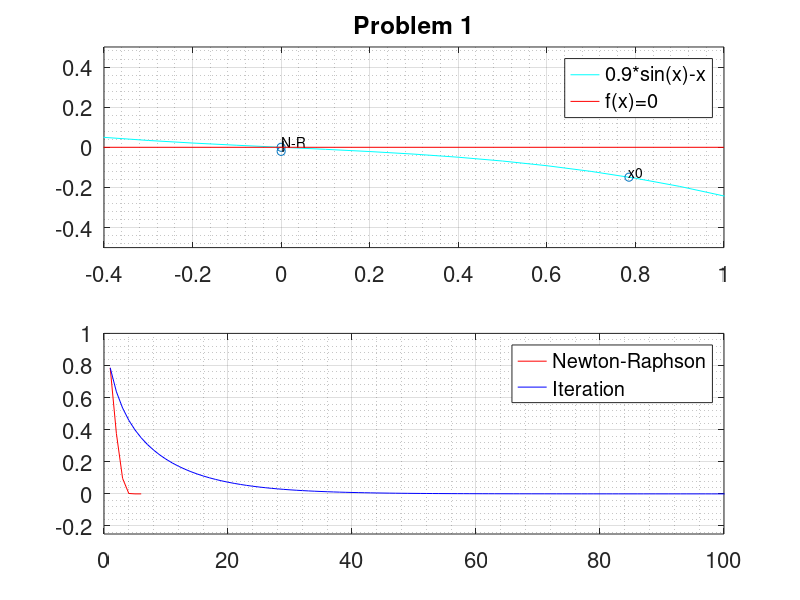
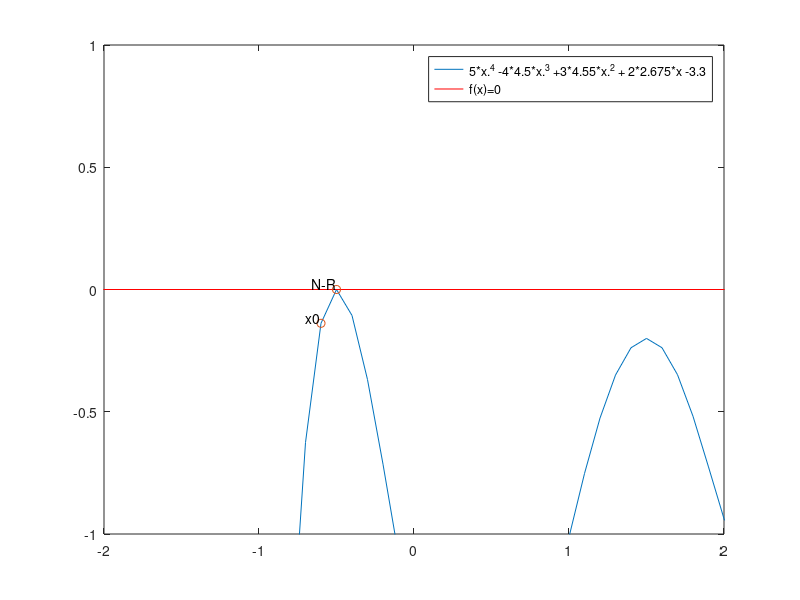

Here is the MATLAB script that generated these plots, in order: (Note: this script raises an error after producing the figures.)
 clc
 clear
 
 % Diary
 dfile ='MATLAB_Output_OM.txt';
 if exist(dfile, 'file') ; delete(dfile); end
 diary(dfile)
 diary on
 diary MATLAB_Output_OM.txt
 
 %Introduction
 fprintf('--------------------------------------------------------------\n');
 fprintf('Oscar Martinez \t Homework 5: Problems 1-3 \t STA 5106\n');
 fprintf('--------------------------------------------------------------\n');
 
 %-----Problem 1:-----
 fprintf('-----------Problem 1----------\n');
 
 %Part i
 fprintf('---Part (i): Simple Iterations---\n');
 
 %Define the function inline
 f = inline('0.9*sin(x)-x', 'x');
 
 x0 = pi/4;
 
 xa(1) = x0;
 gxa = f(xa(1))+xa(1);
 i = 1;
 while (abs(xa(i) - gxa) > 1e-6)
 gxa = xa(i);
 xa(i+1) = f(xa(i)) + xa(i);
 i = i+1;
 end
 %xa(i)
 i
 
 
 %Part ii
 fprintf('---Part (ii): Newton-Raphson---\n');
 
 % define the function
 h = inline('0.9*sin(x)-x', 'x');
 x0 = pi/4;
 dh = inline('0.9*cos(x)-1', 'x');
 
 %The N-R algorithm
 clear x;
 x0 = pi/4;
 x(1) = x0;
 gx = x(1)-h(x(1))/dh(x(1));
 i = 1;
 while (abs(x(i) - gx) > 1e-6)
 gx = x(i);
 x(i+1) = x(i) - h(x(i))/dh(x(i));
 i = i+1;
 end
 x
 i
 
 %Part iii
 fprintf('---Part (iii): Plot---\n');
 
 % plot the function
 t = -1:0.1:2;
 yt = f(t);
 figure(1);
 subplot(2,1,1);
 Y=plot(t,yt, 'c-');
 hold on;
 XP=[pi/4 xa(106) x(5)];
 YP=[f(pi/4) f(xa(11)) f(x(5))];
 labels = {'x0','I','N-R'};
 plot(XP,YP,'o');
 text(XP,YP,labels,'VerticalAlignment','bottom','HorizontalAlignment','left')
 Z=plot([-1 1], [0 0], 'r');
 grid on;
 grid minor;
 title('Problem 1')
 axis([-.4 1 -.5 .5]);
 set(gca, 'fontsize', 16);
 legend([Y Z],{'0.9*sin(x)-x','f(x)=0'})
 subplot(2,1,2);
 plot(x,'r');
 grid on;
 grid minor;
 hold on;
 plot(xa,'b');
 set(gca, 'fontsize', 16);
 axis([0 100 -.25 1])
 legend('Newton-Raphson','Iteration')
 hold off;
 
 
 %-----Problem 2:-----
 fprintf('----------Problem 2----------\n');
 clear x;
 
 %Define the function
 f2 = inline('x.^5 - 4.5*x.^4 +4.55*x.^3 + 2.675*x.^2 -3.3*x -1.4375', 'x');
 
 %Find the Roots
 p=[1 -4.5 4.55 2.675 -3.3 -1.4375];
 r=roots(p);
 
 %Find the multiplicity of root "rt"
 rt=-0.5; %Define the wanted root
 [s,t]=size(r);
 m=0;
 for j = 1:s
 if abs(rt-r(j)) < 1e-6
 m=m+1;
 end
 end
 m
 K=(m-1)/m
 
 %Begin the N-R Algorigthm
 x0 = -0.6;
 df2 = inline('5*x.^4 -4*4.5*x.^3 +3*4.55*x.^2 + 2*2.675*x -3.3', 'x');
 clear x;
 x(1) = x0;
 gx = x(1)-f2(x(1))/df2(x(1));
 i = 1;
 while (abs(x(i) - gx) > 1e-6)
 gx = x(i);
 x(i+1) = x(i) - f2(x(i))/df2(x(i));
 i = i+1;
 end
 x
 i
 
 %Alternate way to find K
 %Get E
 for j = 1:i-1
 E(j)=abs(x(j)-x(j+1));
 end
 %K~Ei+1/E
 for j = 1:i-2
 Kalt=min(E(j+1)/E(j));
 end
 Kalt %K=(m-1)/m
 Malt=1/(1-K) %1/(1-K)
 
 %Plot
 figure(2)
 t=[-5:0.1:5];
 yt=f2(t);
 Y=plot(t, yt);
 hold on;
 Z=plot([-5 5], [0 0], 'r');
 %plot(r, 0, 'go', r, f2(r), 'co', x(i), f2(x(i)), 'ro');
 XP2=[-0.6 x(i)];
 YP2=[f2(-0.6) f2(x(18))];
 labels = {'x0','N-R'};
 plot(XP2,YP2,'o');
 text(XP2,YP2,labels,'VerticalAlignment','bottom','HorizontalAlignment','right')
 axis([-2 2 -1 1]);
 legend([Y Z],{'5*x.^4 -4*4.5*x.^3 +3*4.55*x.^2 + 2*2.675*x -3.3','f(x)=0'});
 ax=gca;
 ax.FontSize=16;
 grid on;
 grid minor;
 title('Problem 2')
 hold off;
 
 
 %-----Problem 3:-----
 fprintf('----------Problem 3----------\n');
 
 clear
 %Load the data
 load hw5_3_data.mat
 [m,n]=size(X);
 
 theta0 = 7;
 
 
 %N-R Algo
 theta(1) = theta0;
 %LogL=LogL + x(i) - X(j)-2*log(1+exp(x(i)-X(j)));
 i = 1;
 dtheta = theta(1)+.5;
 while (abs(theta(i) - dtheta) > 1e-6)
 dtheta = theta(i);
 dLogL = sum(1-2*(exp(theta(i)-X)./(1+exp(theta(i)-X))));
 ddLogL = -2*sum(exp(theta(i)-X)./(1+exp(theta(i)-X)).^2);
 theta(i+1) = theta(i) - dLogL/ddLogL;
 i = i+1;
 end
 i
 theta(i)
 
 diary off
